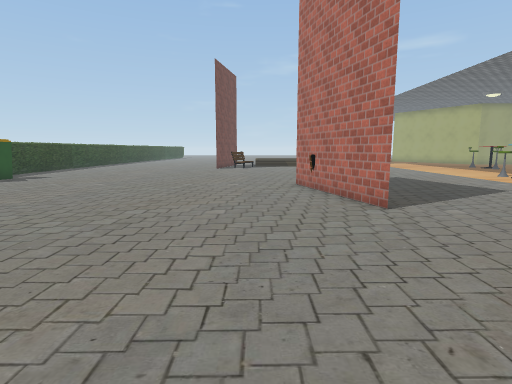
[1] (above)

20 first-person views from a walk through a Unity game level. The camera is 1.3 m above the floor, tilts 8° down and sees 80° across. The floor is counted in squares, 1 m on a side. Each view is taken from the middle of a square. On the plan, view 1 faces up. The plan holds only what a view shows up to about 14 squares ahead; the rest is blank. The place goes on beyond the plan. Some surface patterns are stand-ins.

[2]
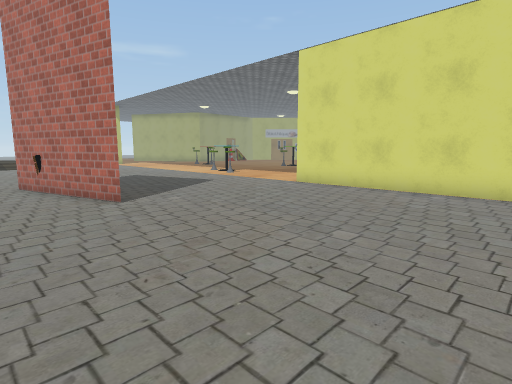

[3]
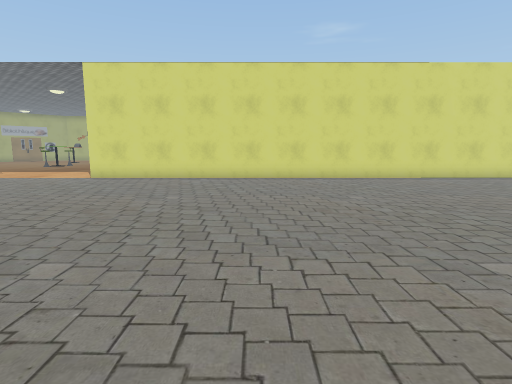

[4]
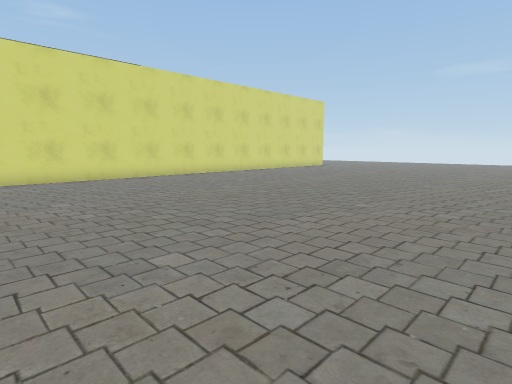

[5]
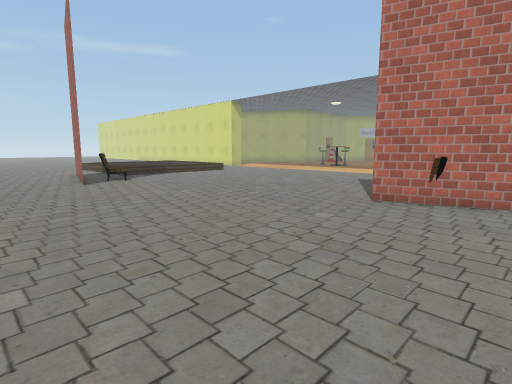

[6]
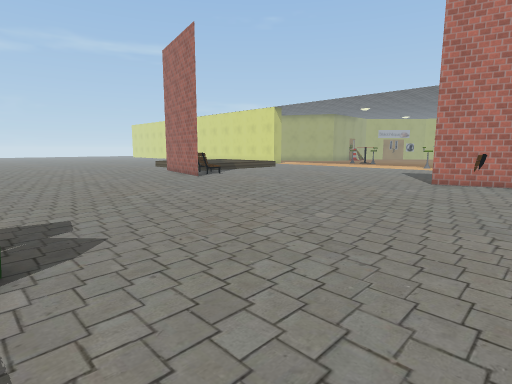

[7]
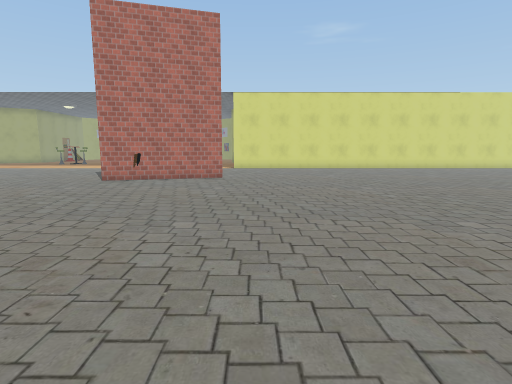

[8]
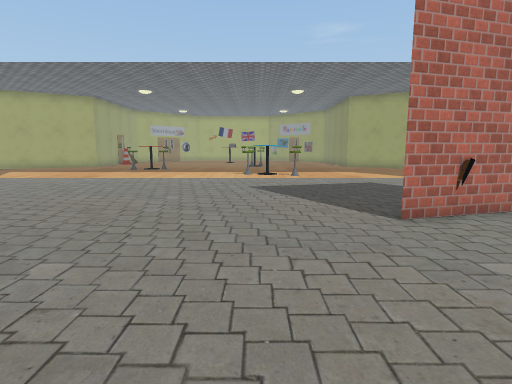

[9]
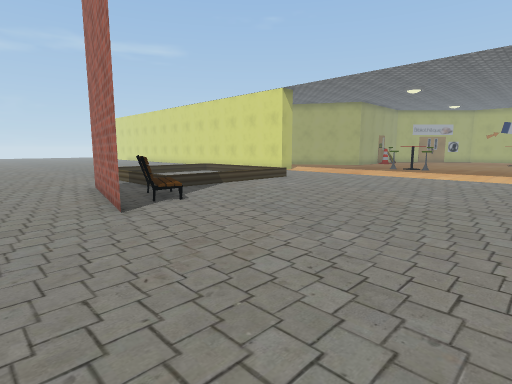

[10]
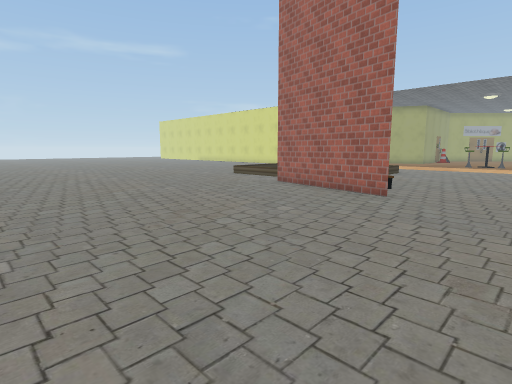

[11]
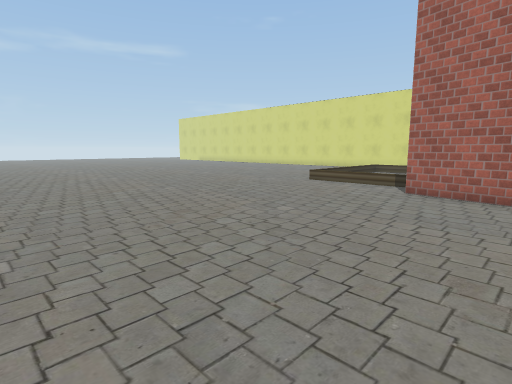

[12]
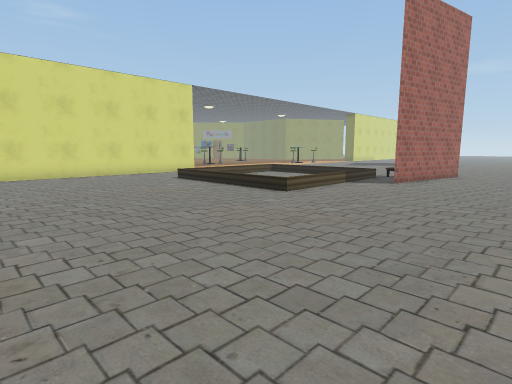

[13]
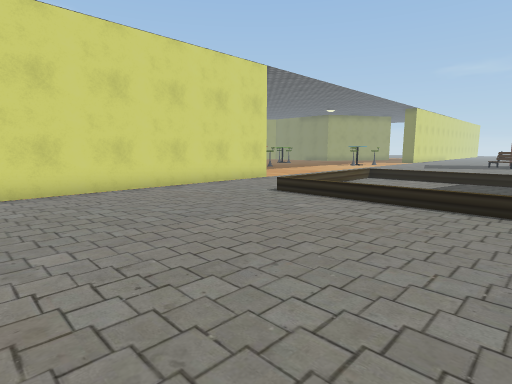

[14]
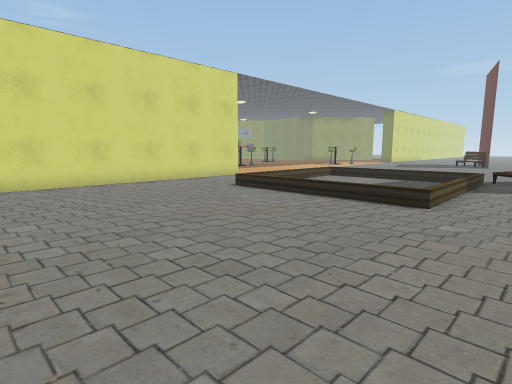

[15]
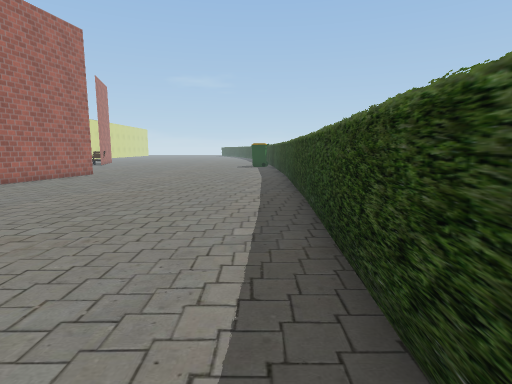

[16]
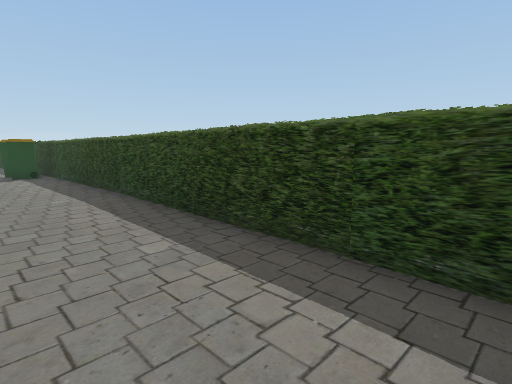

[17]
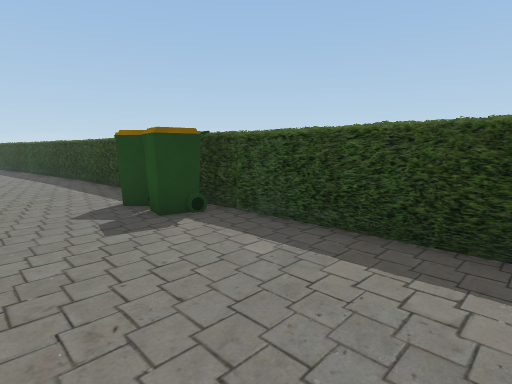

[18]
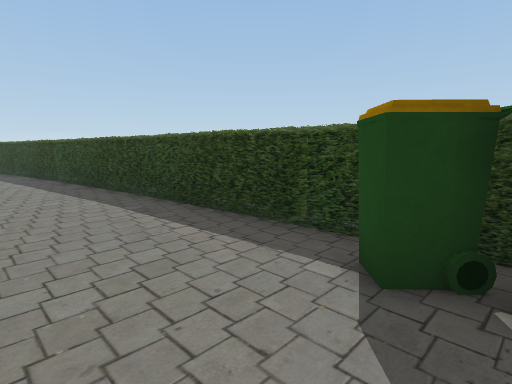

[19]
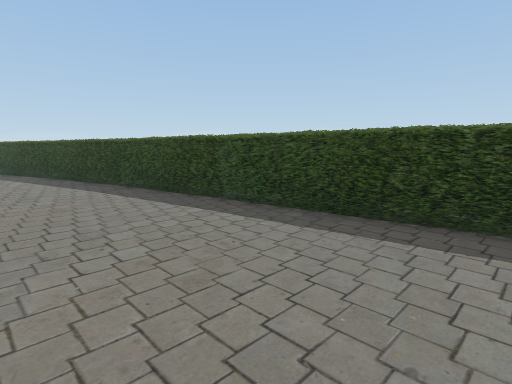

[20]
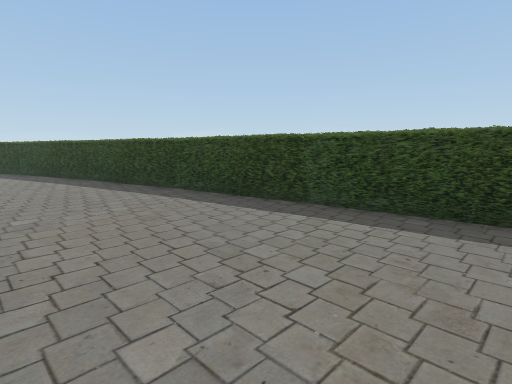

### Floor plan
Key: @ floor where view 1 was taken; # wall or solid block; . floor; / step, stairs or slope; = window, fence, low wall or low ledge; O other object.
Columns run from 12 left of view 1 to 11 right of it. Each row starts with its distance up from view 1.
 37   ..... ...........
 36  .....................#
 35 # ....................#
 34 #.....................#
 33 #.....................#
 32 #.....................#
 31 #.....................#
 30 #.....................#
 29 #.........../      ...#
 28 #.........../       ..#
 27 #.........../        .#
 26 #.........../......
 25 #.........#./......  .=
 24 #.........#./...... ..=
 23 #.........#O..........=
 22 #.........#O..........=
 21 #.........OO..........=
 20 #.....................=
 19 #.....................=
 18 #.....................=
 17 #.....................=.
 16 #.....................=.
 15 #.....................=
 14 OO....................=
 13 OO....................=
 12 #O....................=
 11 #.............#.......=
 10 #.............# ......=
  9 #.............#O......=
  8 #.............##......=
  7 #..............#......=
  6 #.....................#
  5 #.....................#
  4 #.....................#
  3 # ....................#
  2  #....................#
  1  #....................#
  0  #..........@.........#
 -1  #....................#
 -2  #....................#
 -3  #...... .............#
 -4  # .... ..............#
 -5   #.... ..............#
 -6   #.... ..............#
 -7   #.... ..............#
 -8   #.... ..............#
 -9   ##...  .............#
-10    #...  .............#
-11    #...  .......... ..#
-12    #...  .........   .#
-13    ##.   ........     #
-14     #.   .......

Positions as (right, up) in squares from view 1, and headings:
1: (0, 0), facing up
2: (0, -1), facing up-right
3: (-4, -1), facing right
4: (-4, -2), facing down-right
5: (-6, 8), facing up-right
6: (-11, 8), facing up-right
7: (-11, 5), facing right
8: (-4, 14), facing right
9: (-5, 14), facing up-right
10: (-11, 17), facing up-right
11: (-11, 22), facing up-right
12: (-6, 37), facing down-right
13: (0, 37), facing down-right
14: (-2, 37), facing down-right
15: (-11, 36), facing down
16: (-9, 30), facing down-left
17: (-8, 19), facing down-left
18: (-8, 13), facing down-left
19: (-6, 5), facing down-left
20: (-5, 3), facing down-left
